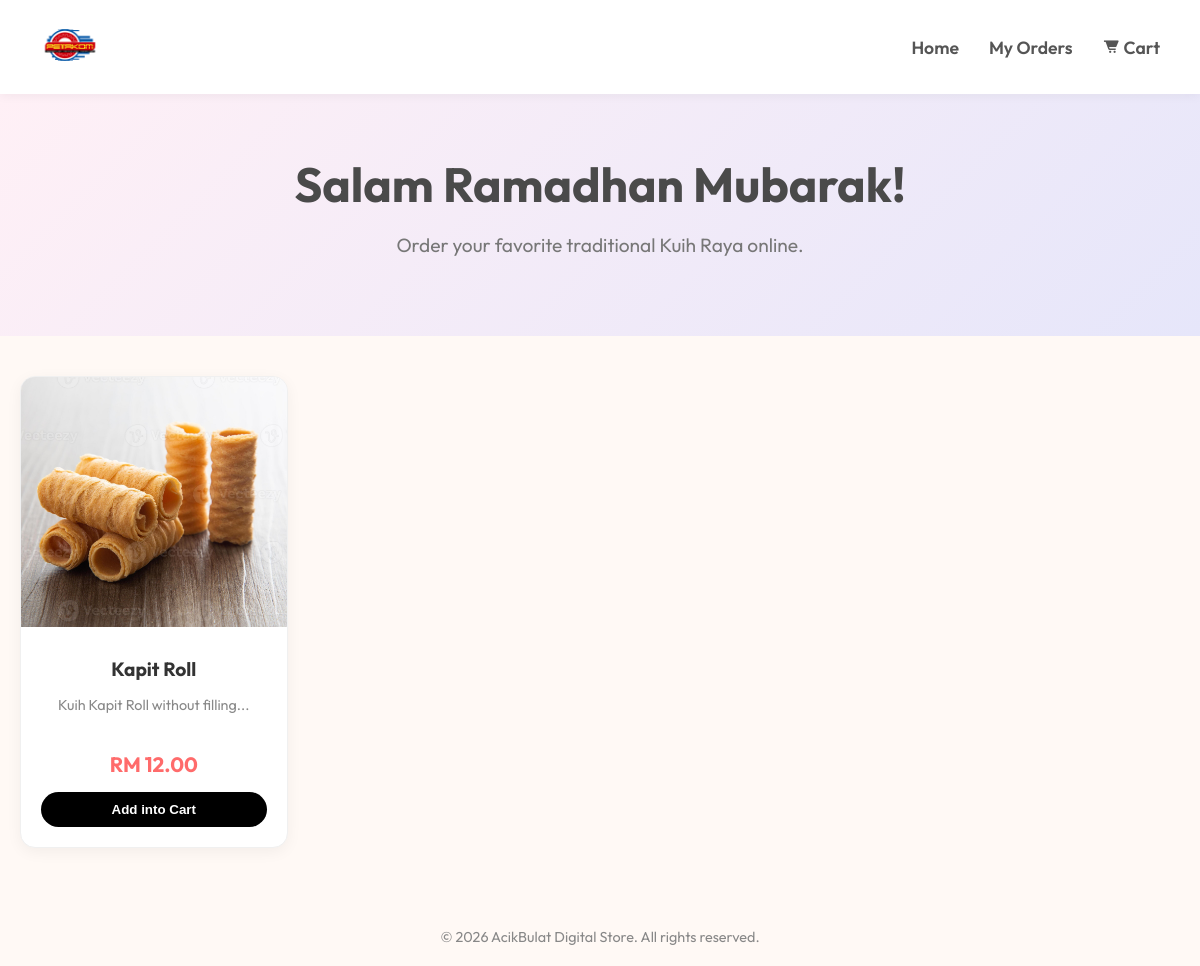
Before: / with the older database file.
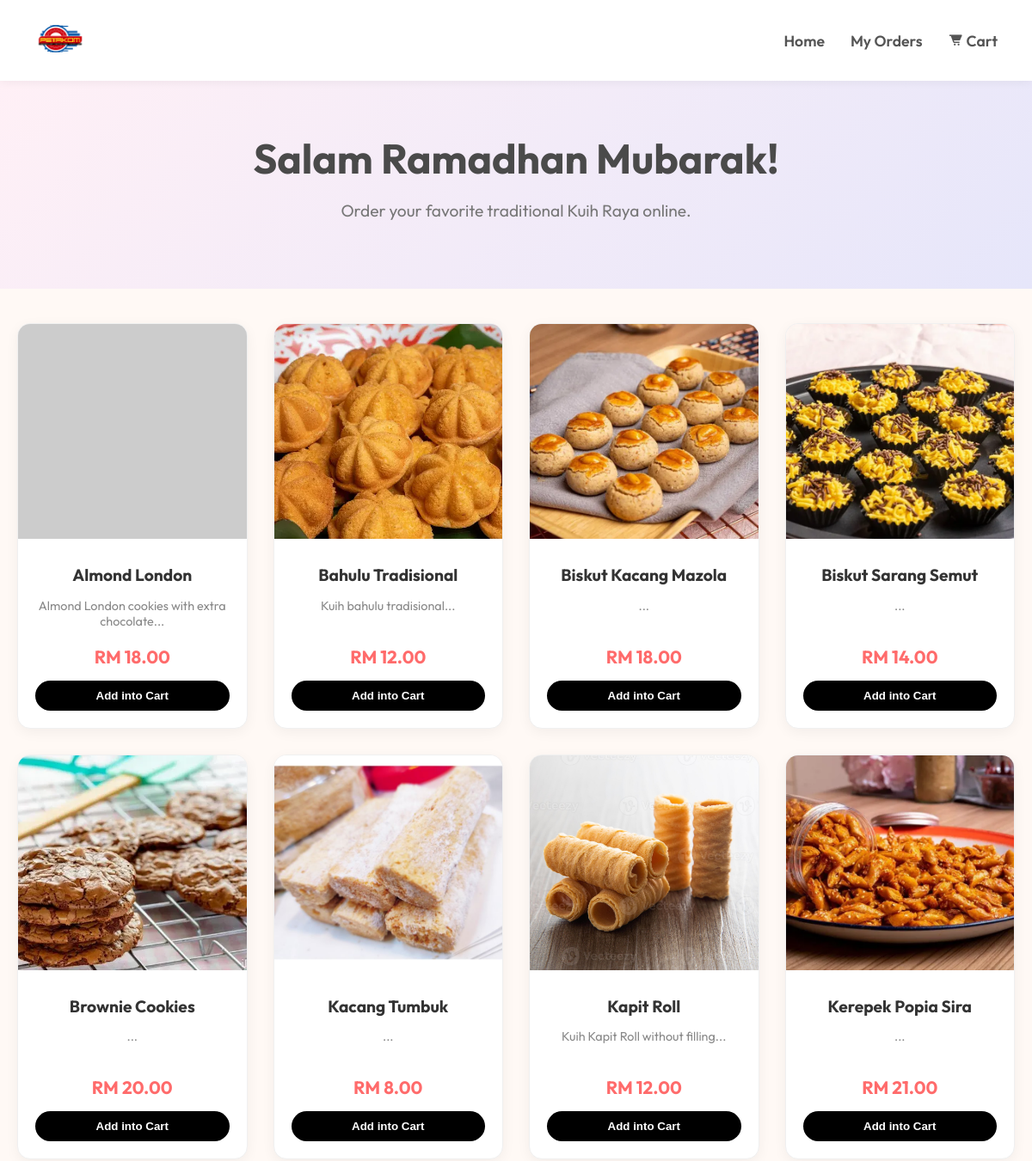
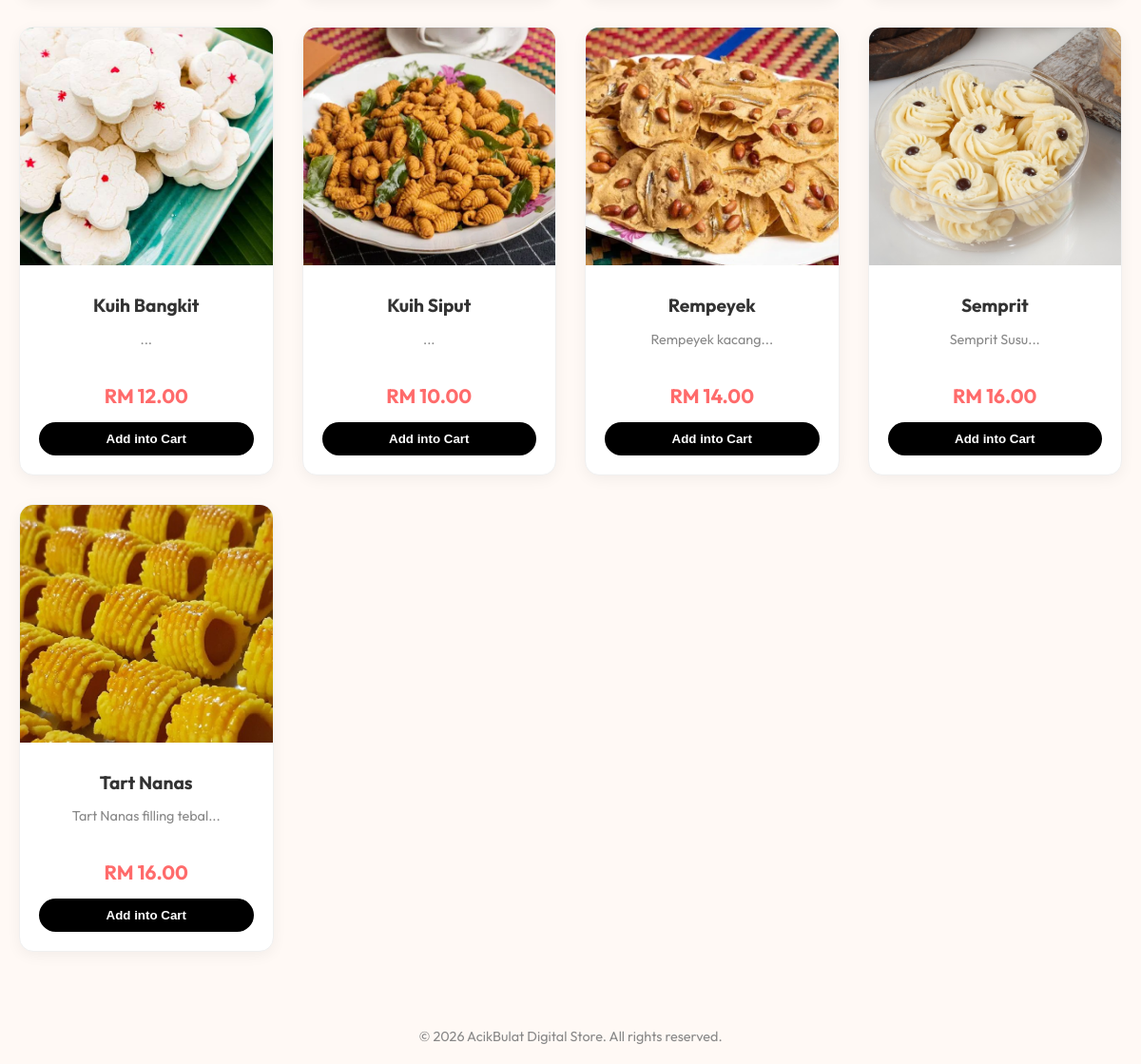
After: the same page with the newer database file (2 pictures, top to bottom).
### tables this page shows
CREATE TABLE products (
                id INTEGER PRIMARY KEY AUTOINCREMENT,
                name TEXT NOT NULL,
                description TEXT,
                price REAL NOT NULL,
                stock INTEGER DEFAULT 0,
                image_url TEXT,
                created_at DATETIME DEFAULT CURRENT_TIMESTAMP
            );

### index.php (the view, shortened to what this page needs)
<?php
require_once 'config/db.php';
try {
    $stmt = $pdo->query("SELECT * FROM products ORDER BY name ASC");
    $products = $stmt->fetchAll();
} catch (PDOException $e) {
    die("Error loading products.");
}
?>
<!DOCTYPE html>
<html lang="en">
<head>
    <link href='https://unpkg.com/boxicons@2.1.4/css/boxicons.min.css' rel='stylesheet'>
    <link rel="stylesheet" href="styles/shop.css">
</head>
<body>
    <?php include 'pages/shop/header.php'; ?>
    <section class="hero">
        <h1>Salam Ramadhan Mubarak!</h1>
        <p>Order your favorite traditional Kuih Raya online.</p>
    </section>
    <div class="container">
        <div class="product-grid">
            <?php foreach ($products as $p): ?>
                <div class="product-card">
                    <div class="product-image">
                        <img src="<?= $p['image_url'] ? 'images/product/' . htmlspecialchars($p['image_url']) : 'images/icons/no-image.png' ?>"
                             alt="<?= htmlspecialchars($p['name']) ?>"
                             onerror="this.src='https://placehold.co/400x400?text=No+Image'">
                    </div>
                    <div class="product-info">
                        <h3 class="product-title"><?= htmlspecialchars($p['name']) ?></h3>
                        <p class="product-desc"><?= htmlspecialchars(substr($p['description'], 0, 80)) ?>...</p>
                        <span class="product-price">RM <?= number_format($p['price'], 2) ?></span>
                        <?php if ($p['stock'] > 0): ?>
                            <form method="POST">
                                <button type="submit" name="add_to_cart" class="btn-add-cart">Add into Cart</button>
                            </form>
                        <?php else: ?>
                            <button class="btn-add-cart" style="background:#ccc;cursor:not-allowed;" disabled>Out of Stock</button>
                        <?php endif; ?>
                    </div>
                </div>
            <?php endforeach; ?>
        </div>
    </div>
    <footer style="text-align:center;padding:20px;color:#888;font-size:0.9rem;">
        &copy; 2026 AcikBulat Digital Store. All rights reserved.
    </footer>
</body>
</html>

### pages/shop/header.php (shortened to what this page needs)
<header class="shop-header">
    <div class="shop-logo">
        <a href="/index.php">
            <img src="/images/Logo.png" alt="Kuih Raya Logo" onerror="this.src='/images/icons/user.png'">
        </a>
    </div>
    <nav class="shop-nav">
        <a href="/index.php">Home</a>
        <a href="/pages/shop/track_order.php">My Orders</a>
        <a href="/pages/shop/cart.php" class="cart-icon">
            <i class='bx bxs-cart-alt'></i> Cart
        </a>
    </nav>
</header>

### styles/shop.css (style rules this page uses)
:root { --primary-color: #dcb5ff; --accent-color: #ff6b6b; --bg-color: #fff9f5; --text-color: #333; --card-shadow: 0 4px 15px rgba(0, 0, 0, 0.05); }
body { margin: 0; font-family: 'Outfit', 'Segoe UI', sans-serif; background-color: var(--bg-color); color: var(--text-color); }
.shop-header { background: white; padding: 15px 40px; display: flex; justify-content: space-between; align-items: center; box-shadow: 0 2px 10px rgba(0, 0, 0, 0.05); position: sticky; top: 0; z-index: 1000; }
.shop-logo img { height: 60px; }
.shop-nav { display: flex; gap: 30px; align-items: center; }
.shop-nav a { text-decoration: none; color: #555; font-weight: 600; font-size: 1.1rem; transition: color 0.3s; }
.cart-icon { position: relative; font-size: 1.4rem; }
.hero { text-align: center; padding: 60px 20px; background: linear-gradient(135deg, #fff0f6 0%, #e6e6fa 100%); margin-bottom: 40px; }
.hero h1 { font-size: 3rem; margin: 0 0 10px 0; color: #4a4a4a; }
.hero p { font-size: 1.2rem; color: #777; }
.container { max-width: 1200px; margin: 0 auto; padding: 0 20px 60px; }
.product-grid { display: grid; grid-template-columns: repeat(auto-fill, minmax(250px, 1fr)); gap: 30px; }
.product-card { background: white; border-radius: 15px; overflow: hidden; box-shadow: var(--card-shadow); transition: transform 0.3s, box-shadow 0.3s; border: 1px solid #f0f0f0; }
.product-image { width: 100%; height: 250px; overflow: hidden; position: relative; }
.product-image img { width: 100%; height: 100%; object-fit: cover; transition: transform 0.5s; }
.product-info { padding: 20px; text-align: center; }
.product-title { font-size: 1.2rem; margin: 10px 0; font-weight: 700; }
.product-desc { font-size: 0.9rem; color: #888; margin-bottom: 15px; height: 40px; overflow: hidden; }
.product-price { font-size: 1.3rem; color: var(--accent-color); font-weight: bold; display: block; margin-bottom: 15px; }
.btn-add-cart { background: black; color: white; border: none; padding: 10px 25px; border-radius: 25px; cursor: pointer; font-weight: 600; transition: background 0.3s; width: 100%; }

Changed rows visible on the page:
added products: name "Almond London", description "Almond London cookies with extra chocolate", price "18.00"
added products: image_url (picture), name "Bahulu Tradisional", description "Kuih bahulu tradisional", price "12.00"
added products: image_url (picture), name "Biskut Kacang Mazola", price "18.00"
added products: image_url (picture), name "Biskut Sarang Semut", price "14.00"
added products: image_url (picture), name "Brownie Cookies", price "20.00"
added products: image_url (picture), name "Kacang Tumbuk", price "8.00"
added products: image_url (picture), name "Kerepek Popia Sira", price "21.00"
added products: image_url (picture), name "Kuih Bangkit", price "12.00"
added products: image_url (picture), name "Kuih Siput", price "10.00"
added products: image_url (picture), name "Rempeyek", description "Rempeyek kacang", price "14.00"
added products: image_url (picture), name "Semprit", description "Semprit Susu", price "16.00"
added products: image_url (picture), name "Tart Nanas", description "Tart Nanas filling tebal", price "16.00"
